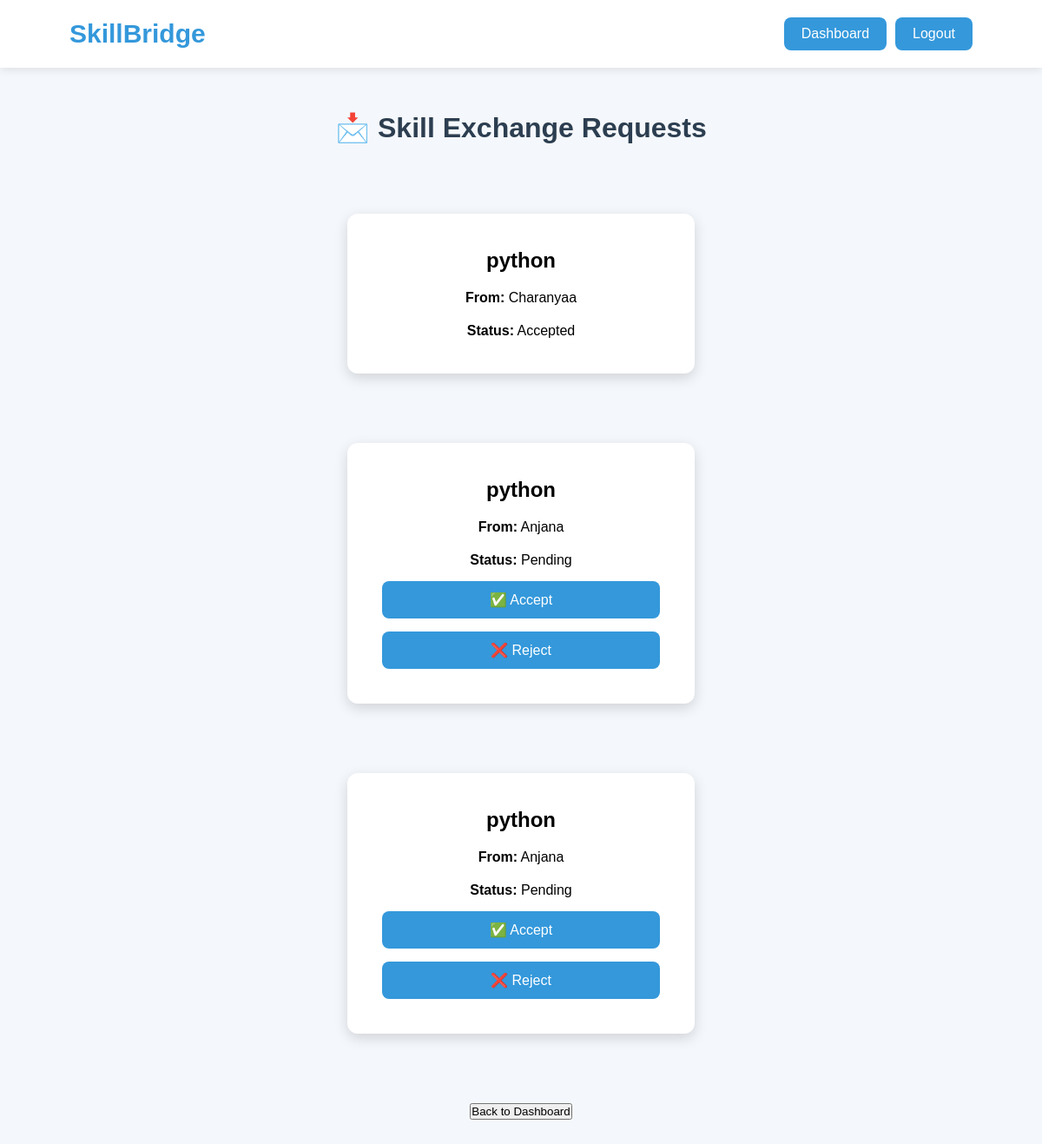
Screenshot of /requests (signed in) with the database file from the repository.
### tables this page shows
CREATE TABLE requests(
    id INTEGER PRIMARY KEY AUTOINCREMENT,
    sender_id INTEGER,
    receiver_id INTEGER,
    skill_id INTEGER,
    status TEXT DEFAULT 'Pending'
);

CREATE TABLE skills(
id INTEGER PRIMARY KEY AUTOINCREMENT,
user_id INTEGER,
skill TEXT,
description TEXT,
category TEXT,
experience TEXT,
FOREIGN KEY(user_id) REFERENCES users(id)
);

CREATE TABLE users(
id INTEGER PRIMARY KEY AUTOINCREMENT,
name TEXT,
email TEXT UNIQUE,
password TEXT
);

### Backend/app.py (the view)
@app.route("/requests")
def requests_page():
    if "user_id" not in session:
        return redirect("/login")
    conn = get_db()
    cursor = conn.cursor()
    cursor.execute(
        """
        SELECT
        requests.id,
        users.name,
        skills.skill,
        requests.status

        FROM requests

        JOIN users

        ON requests.sender_id = users.id

        JOIN skills

        ON requests.skill_id = skills.id

        WHERE requests.receiver_id=?
        """,
        (session["user_id"],)
    )
    requests = cursor.fetchall()
    conn.close()
    return render_template(
        "requests.html",
        requests=requests
    )

### Backend/app.py (called while the page is built)
def get_db():
    conn = sqlite3.connect("skillbridge.db")
    conn.row_factory = sqlite3.Row
    return conn

### Frontend/Templates/requests.html (shortened to what this page needs)
<!DOCTYPE html>
<html>
<head>
    <link rel="stylesheet" href="{{ url_for('static', filename='style.css') }}">
</head>
<body>
<nav>
    <h2>SkillBridge</h2>
    <div class="nav-buttons">
        <a href="/dashboard">
            <button>
                Dashboard
            </button>
        </a>
        <a href="/logout">
            <button>
                Logout
            </button>
        </a>
    </div>
</nav>
<div class="dashboard">
    <h1>📩 Skill Exchange Requests</h1>
    {% if requests %}
        {% for req in requests %}
        <div class="form-container">
            <h2>
                {{ req['skill'] }}
            </h2>
            <p>
                <b>From:</b>
                {{ req['name'] }}
            </p>
            <p>
                <b>Status:</b>
                {{ req['status'] }}
            </p>
            {% if req['status'] == "Pending" %}
            <a href="/accept/{{req['id']}}">
                <button>
                    ✅ Accept
                </button>
            </a>
            <a href="/reject/{{req['id']}}">
                <button>
                    ❌ Reject
                </button>
            </a>
            {% endif %}
        </div>
        {% endfor %}
    {% endif %}
    <a href="/dashboard">
        <button>
            Back to Dashboard
        </button>
    </a>
</div>
</body>
</html>

### Frontend/Static/style.css (style rules this page uses)
* { margin:0; padding:0; box-sizing:border-box; }
body { font-family:Arial, Helvetica, sans-serif; background:#f4f7fb; }
nav { display:flex; justify-content:space-between; align-items:center; padding:20px 80px; background:white; box-shadow:0 2px 10px rgba(0,0,0,0.1); }
nav h2 { color:#3498db; font-size:30px; }
.nav-buttons { display:flex; gap:10px; }
nav a { text-decoration:none; }
nav button { padding:10px 20px; border:none; border-radius:8px; background:#3498db; color:white; cursor:pointer; font-size:16px; transition:0.3s; }
.form-container { width:400px; margin:80px auto; background:white; padding:40px; border-radius:12px; box-shadow:0 5px 15px rgba(0,0,0,0.15); text-align:center; }
.form-container button { width:100%; padding:12px; margin-top:15px; border:none; border-radius:8px; background:#3498db; color:white; font-size:16px; cursor:pointer; }
.form-container p { margin-top:20px; }
.form-container a { text-decoration:none; color:#3498db; font-weight:bold; }
.dashboard { width:80%; margin:50px auto; text-align:center; }
.dashboard h1 { color:#2c3e50; margin-bottom:30px; }

### rows the page displays
requests: skill "python", name "Charanyaa", status "Accepted"
requests: skill "python", name "Anjana", status "Pending"
requests: skill "python", name "Anjana", status "Pending"
